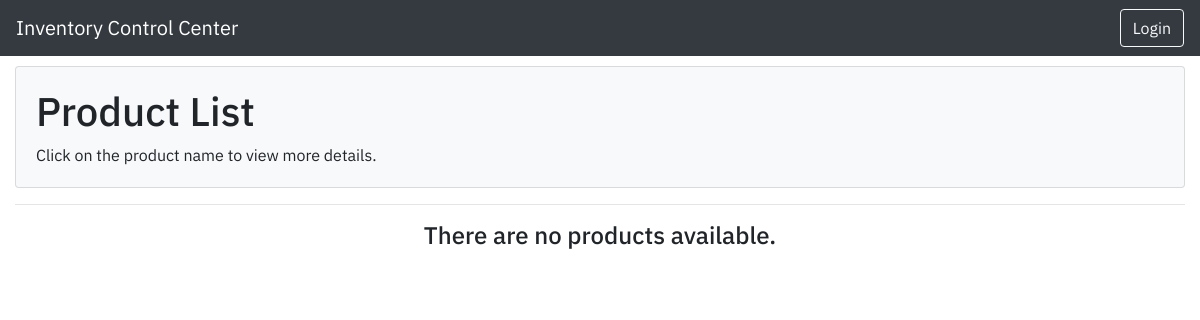
Before: /inventory/products/ with the older database file.
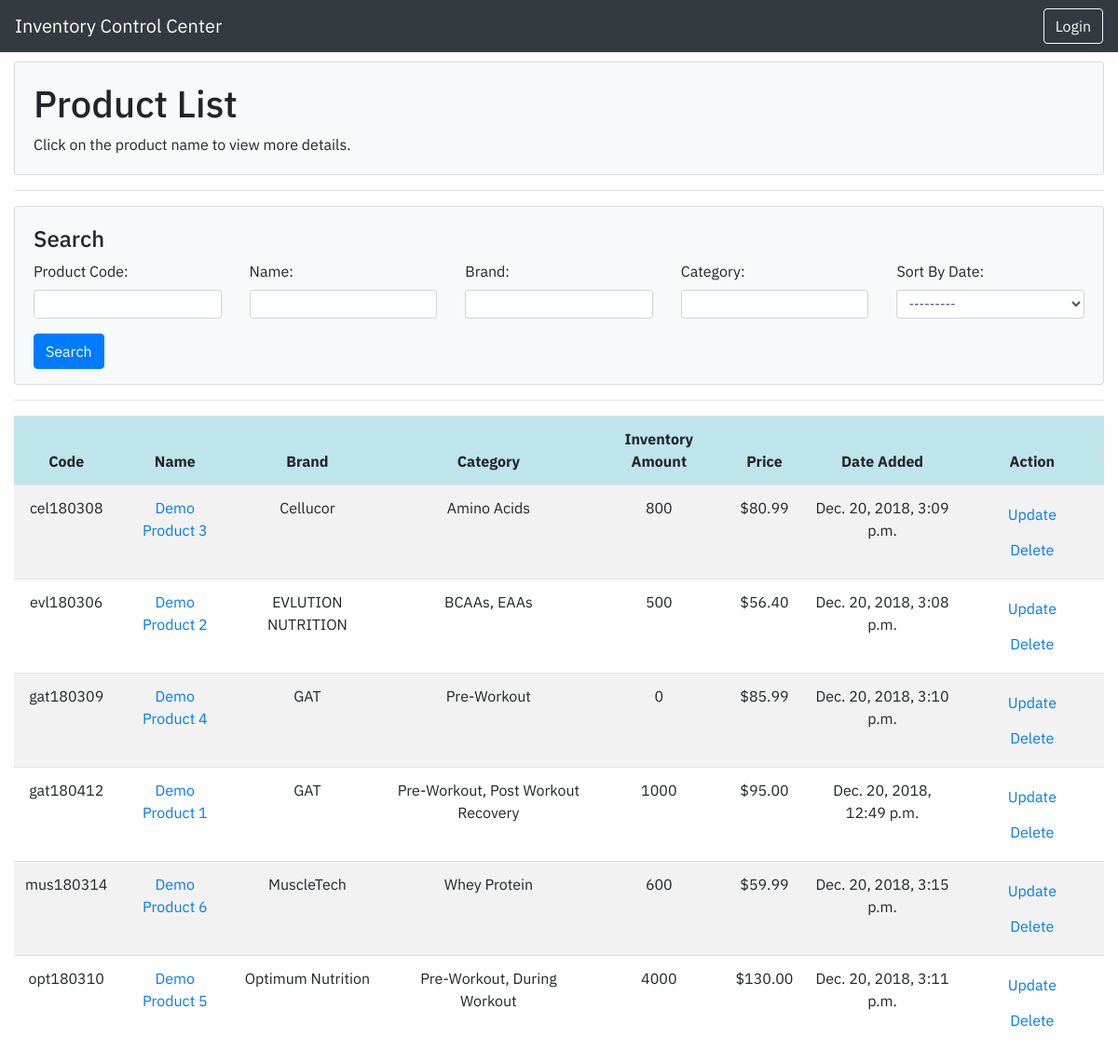
After: the same page with the newer database file.
### inventory/models.py (models this page shows, shortened)
class Product(models.Model):
    name = models.CharField(max_length=200)
    brand = models.ForeignKey(Brand, on_delete=models.CASCADE, null=True)
    code = models.CharField('Product Code', max_length=10, help_text='Must be first 3 characters of the brand followed by yy-hh-mm')
    description = models.TextField(max_length=200, help_text="Enter a brief description of the product")
    list_price = models.DecimalField(max_digits=5, decimal_places=2)
    discount_percent = models.DecimalField(max_digits=3, decimal_places=0)
    serving_size = models.IntegerField(help_text="Enter product serving size.")
    inventory_amount = models.IntegerField(help_text="Enter inventory amount for product.")
    date_added = models.DateTimeField(auto_now=False, auto_now_add=True)
    product_image = models.ImageField(max_length=255, upload_to='product_images/%Y/%m/%d/', null=True, blank=True)
    category = models.ManyToManyField(Category, help_text="Select available categories")
    flavors = models.ManyToManyField(Flavor, help_text="Select available flavors")
    custom_field = models.CharField(max_length=100, null=True)
    def get_absolute_url(self):
        return reverse('product-detail', args=[str(self.id)])
    @property
    def total_price(self):
        final_price = (self.list_price - (self.discount_percent / 100) * self.list_price)
        return round(final_price, 2)

class Brand(models.Model):
    brand_name = models.CharField(max_length=100)
    website = models.URLField(max_length=100)
    brand_description = models.TextField(max_length=200, help_text="Enter Brand Description", null=True)
    brand_image = models.ImageField(max_length=255, upload_to='brand_images/%Y/%m/%d/', null=True, blank=True)
    def __str__(self):
        return f'{self.brand_name}'

class Category(models.Model):
    name = models.CharField(max_length=200, help_text='Enter the product category (e.g. Pre-Workout)')
    def __str__(self):
        return self.name

### inventory/views.py (the view)
# urls.py: path('products/', views.ProductListView.as_view(), name='products'),
class ProductListView(generic.ListView):
    template_name = 'product_list.html'
    model = Product
    context_object_name = 'products'
    paginate_by = 5
    def get_context_data(self, **kwargs):
        context = super().get_context_data(**kwargs)
        context['filter'] = ProductFilter(self.request.GET, queryset=self.get_queryset())
        return context
    def get_queryset(self, *args, **kwargs):
        if self.kwargs:
            return Product.objects.filter(category=self.kwargs['category']).order_by('code')
        else:
            query = Product.objects.all().order_by('code')
            return query

### inventory/templates/product_list.html
{% extends "base_generic.html" %}
{% load widget_tweaks %}
{% block content %}
    <div class="card card-body bg-light" style="margin-top: 10px">
        <h1>Product List</h1>
        <p class="card-text">Click on the product name to view more details.</p>
    </div>
    {% if products %}
        <hr>
        <div>
            <form method="GET">
                <div class="card card-body bg-light" style="height: 12rem">
                    <h4 style="margin-top: 0">Search</h4>
                    <div class="row">
                        <div class="form-group col">
                            {{ filter.form.code.label_tag }}
                            {% render_field filter.form.code class="form-control form-control-sm" %}
                        </div>
                        <div class="form-group col">
                            {{ filter.form.name.label_tag }}
                            {% render_field filter.form.name class="form-control form-control-sm" %}
                        </div>
                        <div class="form-group col">
                            {{ filter.form.brand.label_tag }}
                            {% render_field filter.form.brand class="form-control form-control-sm" %}
                        </div>
                        <div class="form-group col">
                            {{ filter.form.category.label_tag }}
                            {% render_field filter.form.category class="form-control form-control-sm" %}
                        </div>
                        <div class="form-group col">
                            {{ filter.form.ordering.label_tag }}
                            {% render_field filter.form.ordering class="form-control form-control-sm" %}
                        </div>
                    </div>
                    <button type="submit" class="btn btn-primary mr-auto">Search</button>
                </div>
            </form>
        </div>
        <hr>
        <table class="table table-striped text-center table-hover">
            <thead class="table-info">
            <tr>
                <th scope="col">Code</th>
                <th scope="col">Name</th>
                <th scope="col">Brand</th>
                <th scope="col">Category</th>
                <th scope="col">Inventory Amount</th>
                <th scope="col">Price</th>
                <th scope="col">Date Added</th>
                <th scope="col">Action</th>
            </tr>
            </thead>
            <tbody>
            {% for product in filter.qs %}
                <tr>
                    <td>{{ product.code }}</td>
                    <td><a href="{{ product.get_absolute_url }}">{{ product.name }}</a></td>
                    <td>{{product.brand}}</td>
                    <td>{% for category in product.category.all %} {{ category }}{% if not forloop.last %}, {% endif %}{% endfor %}</td>
                    <td>{{product.inventory_amount}}</td>
                    <td>${{product.total_price}}</td>
                    <td>{{product.date_added}}</td>
                    <td>
                        <a class="btn" href="{% url 'product-update' product.pk%}">Update</a>
                        <a class="btn" href="{% url 'product-delete' product.pk %}">Delete</a>
                    </td>
                </tr>
            {% endfor %}
            </tbody>
        </table>
    {% else %}
        <hr>
        <div class="container">
        <h4 class="text-center">There are no products available.</h4>
        </div>
    {% endif %}
{% endblock %}

Changed rows visible on the page:
added Product: code "cel180308", name "Demo Product 3", brand "Cellucor", inventory_amount "800", total_price "80.99", date_added "Dec. 20, 2018, 3:09 p.m."
added Category: name "Amino Acids", shown under "cel180308"
added Product: code "evl180306", name "Demo Product 2", brand "EVLUTION NUTRITION", inventory_amount "500", total_price "56.40", date_added "Dec. 20, 2018, 3:08 p.m."
added Category: name "BCAAs", shown under "evl180306"
added Category: name "EAAs", shown under "evl180306"
added Product: code "gat180309", name "Demo Product 4", brand "GAT", inventory_amount "0", total_price "85.99", date_added "Dec. 20, 2018, 3:10 p.m."
now on this page (row unchanged): Category: name "Pre-Workout"
added Product: code "gat180412", name "Demo Product 1", brand "GAT", inventory_amount "1000", total_price "95.00", date_added "Dec. 20, 2018, 12:49 p.m."
now on this page (row unchanged): Category: name "Post Workout Recovery", shown under "gat180412"
added Product: code "mus180314", name "Demo Product 6", brand "MuscleTech", inventory_amount "600", total_price "59.99", date_added "Dec. 20, 2018, 3:15 p.m."
now on this page (row unchanged): Category: name "Whey Protein", shown under "mus180314"
added Product: code "opt180310", name "Demo Product 5", brand "Optimum Nutrition", inventory_amount "4000", total_price "130.00", date_added "Dec. 20, 2018, 3:11 p.m."
added Category: name "During Workout", shown under "opt180310"
Other visible differences:
{{ filter.form.code.label_tag }}: (not shown) → "Product Code:"
{{ filter.form.name.label_tag }}: (not shown) → "Name:"
{{ filter.form.brand.label_tag }}: (not shown) → "Brand:"
{{ filter.form.category.label_tag }}: (not shown) → "Category:"
{{ filter.form.ordering.label_tag }}: (not shown) → "Sort By Date:"
form field ordering: (not shown) → "---------"
text no longer shown: "There are no products available."
text now shown: "Search Search Code Name Brand Category Inventory Amount Price Date Added Action"
